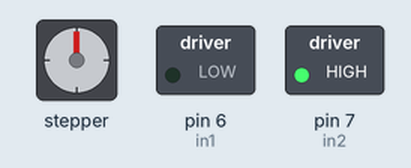
A sketch run on a simulated Arduino Uno, built with avr-gcc and run on an emulated ATmega328P. On the bench: stepper motor, switched loads named in the sketch (green lamp = pin HIGH). Wiring (inferred from the names in the program): stepper motor driver (8800 steps per turn assumed): step pin 3; direction pin 2; enable pin 5. Pins used as bus, display or sensor lines are not drawn.

Above: at 5.0 s.
At 15.0 s:
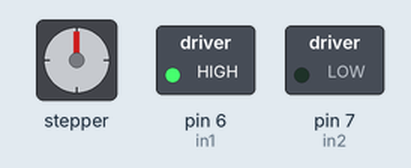
Timing chart, 0 to 26.0 s (numbered marks = the images above):
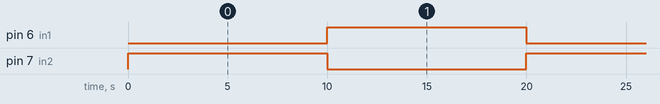

Measured:
- by itself, pin 6 (in1): alternates HIGH for 10.0 s and LOW for 10.0 s, 7 changes in all, then stays HIGH
- by itself, pin 7 (in2): alternates HIGH for 10.0 s and LOW for 10.0 s, 8 changes in all, then stays LOW

The sketch:

Spinner_sequence.ino
```cpp
/* Example sketch to control a stepper motor with TB6600 stepper motor driver and Arduino without a library: number of revolutions, speed and direction. More info: https://www.makerguides.com */

// Define stepper motor connections and steps per revolution:
#define dirPin 2
#define stepPin 3
#define stepsPerRevolution 8800

#define enA 5
#define in1 6
#define in2 7
#define button 4
int rotDirection = 0;
double Time = millis();
void setup() {
  // Declare pins as output:
  pinMode(stepPin, OUTPUT);
  pinMode(dirPin, OUTPUT);

  pinMode(enA, OUTPUT);
  pinMode(in1, OUTPUT);
  pinMode(in2, OUTPUT);


  Serial.begin(9600);
}

void loop() {

//  // Set the spinning direction counterclockwise:
//  digitalWrite(dirPin, LOW);
//
//  // Spin the stepper motor 1 revolution quickly:
//  for (int i = 0; i < stepsPerRevolution; i++) {
//    // These four lines result in 1 step:
//    digitalWrite(stepPin, HIGH);
//    delayMicroseconds(1000);
//    digitalWrite(stepPin, LOW);
//    delayMicroseconds(1000);
//  }
//
//  delay(1000);

  // Set the spinning direction clockwise:
//  digitalWrite(dirPin, HIGH);
//
//  // Spin the stepper motor 5 revolutions fast:
//  for (int i = 0; i < stepsPerRevolution; i++) {
//    // These four lines result in 1 step:
//    digitalWrite(stepPin, HIGH);
//    delayMicroseconds(500);
//    digitalWrite(stepPin, LOW);
//    delayMicroseconds(500);
//  }
  while(Time < 60000){
    digitalWrite(in1, LOW);
    digitalWrite(in2, HIGH);
    analogWrite(enA, 255); // Send PWM signal to L298N Enable pin
    delay(10000);
    digitalWrite(in1, HIGH);
    digitalWrite(in2, LOW);
    delay(10000);
    Time = millis();
  }
  analogWrite(enA, 0); // Send PWM signal to L298N Enable pin

  // Set the spinning direction counterclockwise:
//  digitalWrite(dirPin, LOW);
//
//  // Spin the stepper motor 5 revolutions fast:
//  for (int i = 0; i < stepsPerRevolution; i++) {
//    // These four lines result in 1 step:
//    digitalWrite(stepPin, HIGH);
//    delayMicroseconds(500);
//    digitalWrite(stepPin, LOW);
//    delayMicroseconds(500);
//  }

//  delay(1000);
}
```
